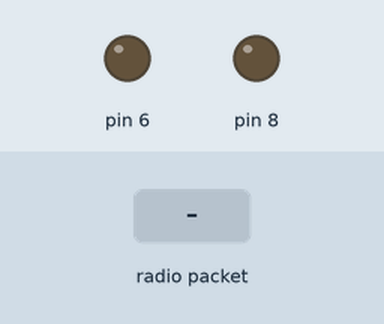
The sketch below on a simulated Arduino Uno, built with avr-gcc and run on an emulated ATmega328P. Parts: output pins drawn as LEDs (lit = HIGH). Inputs (shaded band) come from the test bench. No radio packets arrive unless stated.

Above: at 1.2 s.
1.3 s: radio packet "C" arrives
At 2.5 s:
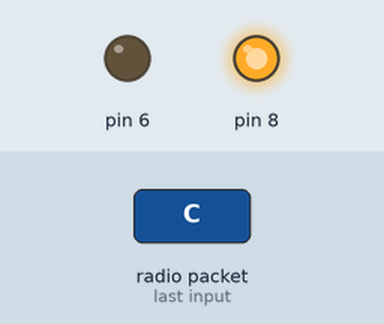
3.3 s: radio packet "A" arrives
At 4.1 s:
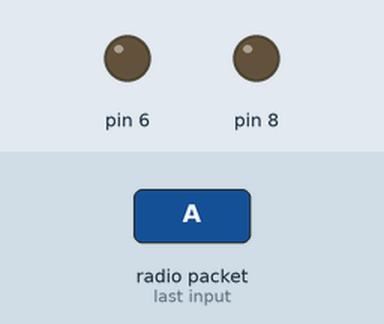
5.3 s: radio packet "B" arrives
At 5.7 s:
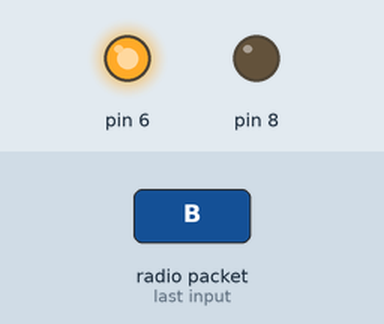
Timing chart, 0 to 8.3 s (numbered marks = the images above; inputs shaded):
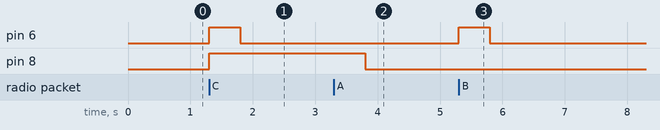

Measured:
- after the input at 1.3 s, pin 6: LOW → HIGH at once, → LOW 0.50 s later; pin 8: LOW → HIGH at once
- after the input at 3.3 s, pin 8: HIGH → LOW after 0.50 s
- after the input at 5.3 s, pin 6: LOW → HIGH at once, → LOW 0.50 s later

The sketch:

rx_code.ino
```cpp
#include <VirtualWire.h>
const int datain = 12;
void setup()
{
    vw_set_ptt_inverted(true);
    vw_set_rx_pin(datain);
    vw_setup(2000);
    vw_rx_start();
    pinMode(8,OUTPUT);
    pinMode(6,OUTPUT);
    //Serial.begin(9600);
}
    void loop()
{
    uint8_t buf[VW_MAX_MESSAGE_LEN];
    uint8_t buflen = VW_MAX_MESSAGE_LEN;

    if (vw_get_message(buf, &buflen))
    {

      if(buf[0]=='C')
      {
       digitalWrite(6,HIGH);
       digitalWrite(8,HIGH);

       //Serial.print("data is: ");
       //Serial.println(buf[0]);
       delay(500);
       digitalWrite(6,LOW);
      }


      else if(buf[0]=='A')
      {
       digitalWrite(8,HIGH);
       //Serial.print("data is: ");
       //Serial.println(buf[0]);
       delay(500);
       digitalWrite(8,LOW);
      }
      else if(buf[0]=='B')
      {
       digitalWrite(6,HIGH);
       //Serial.print("data is: ");
       //Serial.println(buf[0]);
       delay(500);
       digitalWrite(6,LOW);
      }

      /*if(buf[0]=='a')
      {
       digitalWrite(8,LOW);
      }*/
    }
}
```
